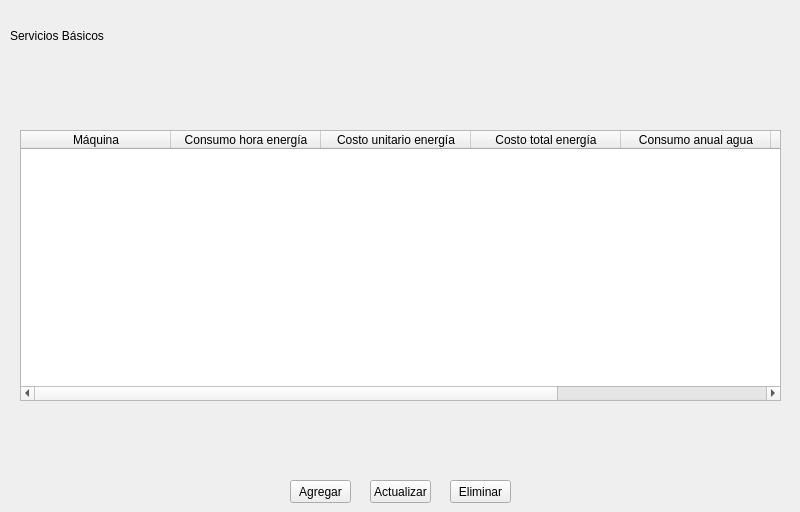
    <widget class="QWidget" name="page_6">
     <widget class="QLabel" name="label_13">
      <property name="geometry">
       <rect>
        <x>10</x>
        <y>20</y>
        <width>781</width>
        <height>31</height>
       </rect>
      </property>
      <property name="text">
       <string>Servicios Básicos</string>
      </property>
     </widget>
     <widget class="QTableWidget" name="tableWidget_6">
      <property name="geometry">
       <rect>
        <x>20</x>
        <y>130</y>
        <width>761</width>
        <height>271</height>
       </rect>
      </property>
      <attribute name="horizontalHeaderDefaultSectionSize">
       <number>150</number>
      </attribute>
      <attribute name="verticalHeaderVisible">
       <bool>false</bool>
      </attribute>
      <column>
       <property name="text">
        <string>Máquina</string>
       </property>
      </column>
      <column>
       <property name="text">
        <string>Consumo hora energía</string>
       </property>
      </column>
      <column>
       <property name="text">
        <string>Costo unitario energía</string>
       </property>
      </column>
      <column>
       <property name="text">
        <string>Costo total energía</string>
       </property>
      </column>
      <column>
       <property name="text">
        <string>Consumo anual agua</string>
       </property>
      </column>
      <column>
       <property name="text">
        <string>Costo unitario agua</string>
       </property>
      </column>
      <column>
       <property name="text">
        <string>Costo total agua</string>
       </property>
      </column>
     </widget>
     <widget class="QPushButton" name="pushButton_7">
      <property name="geometry">
       <rect>
        <x>450</x>
        <y>480</y>
        <width>61</width>
        <height>23</height>
       </rect>
      </property>
      <property name="text">
       <string>Eliminar</string>
      </property>
     </widget>
     <widget class="QPushButton" name="pushButton_9">
      <property name="geometry">
       <rect>
        <x>370</x>
        <y>480</y>
        <width>61</width>
        <height>23</height>
       </rect>
      </property>
      <property name="text">
       <string>Actualizar</string>
      </property>
      <property name="checkable">
       <bool>true</bool>
      </property>
     </widget>
     <widget class="QPushButton" name="pushButton_8">
      <property name="geometry">
       <rect>
        <x>290</x>
        <y>480</y>
        <width>61</width>
        <height>23</height>
       </rect>
      </property>
      <property name="text">
       <string>Agregar</string>
      </property>
     </widget>
    </widget>
